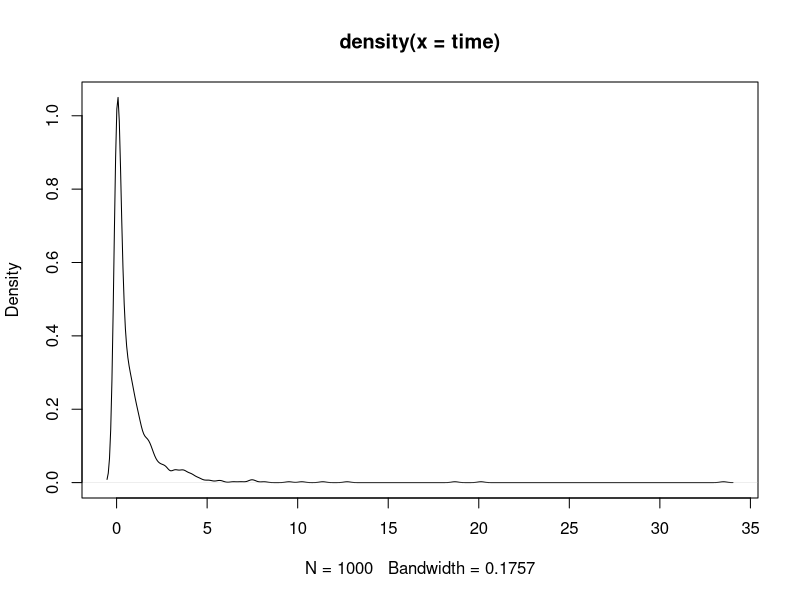

The R script that drew this image: (Note: this script raises an error after producing the figure.)
## ---- chunk 1
knitr::opts_chunk$set(echo = TRUE)

require(survival)
require(quantreg)
require(glmnet)
require(MASS)
require(pROC)

library(survival)
library(dplyr)
library(tidyverse)

set.seed(8160)
## ---- chunk 2
p <- 500

time = c(rexp(p),rweibull(p, 0.3, 0.1))  # a generated exponential distribution & weibull distribution

trt = rep(1, 500)
ctl = rep(0, 500)

plot(density(time))

## ---- chunk 3
sim_data = sim.survdata(N = 500, T = 80, xvars = 2, censor = .2,  num.data.frames = 1)
attributes(sim_data)

head(sim_data$xdata)
head(sim_data$data$y)
head(sim_data$data$failed)

logrank.test(sim_data$data$X1, sim_data$data$failed, sim_data$data$y, rho = 0, gamma = 0)

logrank.test(sim_data$data$X1, sim_data$data$failed, sim_data$data$y, rho = 1, gamma = 0)

logrank.test(sim_data$data$X1, sim_data$data$failed, sim_data$data$y, rho = 0, gamma = 1)
